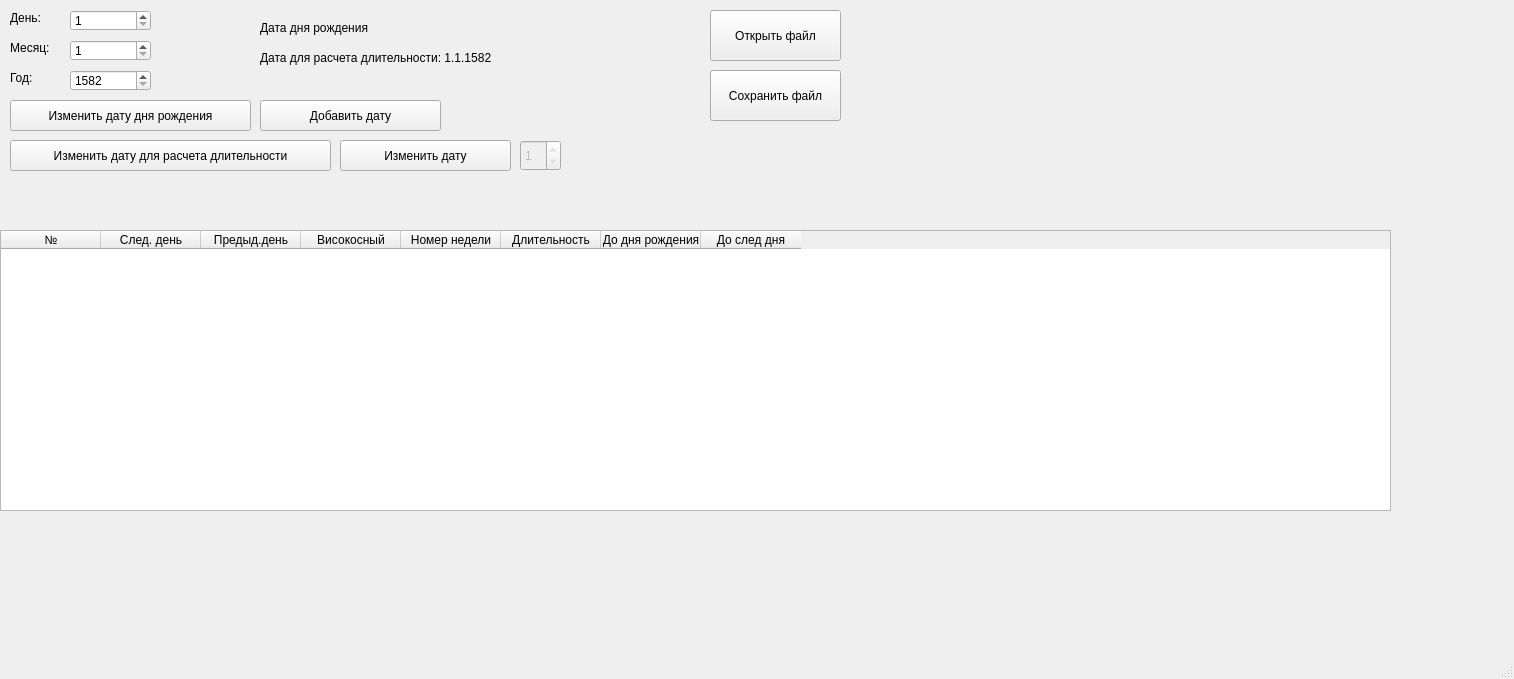
<?xml version="1.0" encoding="UTF-8"?>
<ui version="4.0">
 <class>MainWindow</class>
 <widget class="QMainWindow" name="MainWindow">
  <property name="geometry">
   <rect>
    <x>0</x>
    <y>0</y>
    <width>1514</width>
    <height>679</height>
   </rect>
  </property>
  <property name="windowTitle">
   <string>MainWindow</string>
  </property>
  <widget class="QWidget" name="centralwidget">
   <widget class="QPushButton" name="pushButton_open">
    <property name="geometry">
     <rect>
      <x>710</x>
      <y>10</y>
      <width>131</width>
      <height>51</height>
     </rect>
    </property>
    <property name="text">
     <string>Открыть файл</string>
    </property>
   </widget>
   <widget class="QPushButton" name="pushButton_save">
    <property name="geometry">
     <rect>
      <x>710</x>
      <y>70</y>
      <width>131</width>
      <height>51</height>
     </rect>
    </property>
    <property name="text">
     <string>Сохранить файл</string>
    </property>
   </widget>
   <widget class="QLabel" name="label_3">
    <property name="geometry">
     <rect>
      <x>430</x>
      <y>90</y>
      <width>641</width>
      <height>61</height>
     </rect>
    </property>
    <property name="text">
     <string/>
    </property>
   </widget>
   <widget class="QSpinBox" name="spinBox_year">
    <property name="geometry">
     <rect>
      <x>70</x>
      <y>70</y>
      <width>81</width>
      <height>21</height>
     </rect>
    </property>
    <property name="minimum">
     <number>1582</number>
    </property>
    <property name="maximum">
     <number>3000</number>
    </property>
   </widget>
   <widget class="QSpinBox" name="spinBox_month">
    <property name="geometry">
     <rect>
      <x>70</x>
      <y>40</y>
      <width>81</width>
      <height>21</height>
     </rect>
    </property>
    <property name="minimum">
     <number>1</number>
    </property>
    <property name="maximum">
     <number>12</number>
    </property>
   </widget>
   <widget class="QSpinBox" name="spinBox_day">
    <property name="geometry">
     <rect>
      <x>70</x>
      <y>10</y>
      <width>81</width>
      <height>21</height>
     </rect>
    </property>
    <property name="minimum">
     <number>1</number>
    </property>
    <property name="maximum">
     <number>31</number>
    </property>
   </widget>
   <widget class="QLabel" name="label_5">
    <property name="geometry">
     <rect>
      <x>10</x>
      <y>10</y>
      <width>49</width>
      <height>16</height>
     </rect>
    </property>
    <property name="text">
     <string>День:</string>
    </property>
   </widget>
   <widget class="QLabel" name="label_6">
    <property name="geometry">
     <rect>
      <x>10</x>
      <y>40</y>
      <width>49</width>
      <height>16</height>
     </rect>
    </property>
    <property name="text">
     <string>Месяц:</string>
    </property>
   </widget>
   <widget class="QLabel" name="label_7">
    <property name="geometry">
     <rect>
      <x>10</x>
      <y>70</y>
      <width>49</width>
      <height>16</height>
     </rect>
    </property>
    <property name="text">
     <string>Год:</string>
    </property>
   </widget>
   <widget class="QPushButton" name="pushButton_setBDay">
    <property name="geometry">
     <rect>
      <x>10</x>
      <y>100</y>
      <width>241</width>
      <height>31</height>
     </rect>
    </property>
    <property name="text">
     <string>Изменить дату дня рождения</string>
    </property>
   </widget>
   <widget class="QPushButton" name="pushButton_AddDay">
    <property name="geometry">
     <rect>
      <x>260</x>
      <y>100</y>
      <width>181</width>
      <height>31</height>
     </rect>
    </property>
    <property name="text">
     <string>Добавить дату</string>
    </property>
   </widget>
   <widget class="QPushButton" name="pushButton_ChangeDay">
    <property name="geometry">
     <rect>
      <x>340</x>
      <y>140</y>
      <width>171</width>
      <height>31</height>
     </rect>
    </property>
    <property name="text">
     <string>Изменить дату</string>
    </property>
   </widget>
   <widget class="QPushButton" name="pushButton_setDur">
    <property name="geometry">
     <rect>
      <x>10</x>
      <y>140</y>
      <width>321</width>
      <height>31</height>
     </rect>
    </property>
    <property name="text">
     <string>Изменить дату для расчета длительности</string>
    </property>
   </widget>
   <widget class="QLabel" name="label_BDate">
    <property name="geometry">
     <rect>
      <x>260</x>
      <y>20</y>
      <width>281</width>
      <height>16</height>
     </rect>
    </property>
    <property name="text">
     <string>Дата дня рождения</string>
    </property>
   </widget>
   <widget class="QLabel" name="label_Dur">
    <property name="geometry">
     <rect>
      <x>260</x>
      <y>50</y>
      <width>291</width>
      <height>16</height>
     </rect>
    </property>
    <property name="text">
     <string>Дата для расчета длительности: 1.1.1582</string>
    </property>
   </widget>
   <widget class="QTableWidget" name="tableWidget">
    <property name="geometry">
     <rect>
      <x>0</x>
      <y>230</y>
      <width>1391</width>
      <height>281</height>
     </rect>
    </property>
    <property name="sizePolicy">
     <sizepolicy hsizetype="Maximum" vsizetype="Preferred">
      <horstretch>0</horstretch>
      <verstretch>0</verstretch>
     </sizepolicy>
    </property>
    <column>
     <property name="text">
      <string>№</string>
     </property>
    </column>
    <column>
     <property name="text">
      <string>След. день</string>
     </property>
    </column>
    <column>
     <property name="text">
      <string>Предыд.день</string>
     </property>
    </column>
    <column>
     <property name="text">
      <string>Високосный</string>
     </property>
    </column>
    <column>
     <property name="text">
      <string>Номер недели</string>
     </property>
    </column>
    <column>
     <property name="text">
      <string>Длительность</string>
     </property>
    </column>
    <column>
     <property name="text">
      <string>До дня рождения</string>
     </property>
    </column>
    <column>
     <property name="text">
      <string>До след дня</string>
     </property>
    </column>
   </widget>
   <widget class="QSpinBox" name="spinBox_change">
    <property name="enabled">
     <bool>false</bool>
    </property>
    <property name="geometry">
     <rect>
      <x>520</x>
      <y>140</y>
      <width>41</width>
      <height>31</height>
     </rect>
    </property>
    <property name="minimum">
     <number>1</number>
    </property>
    <property name="maximum">
     <number>1</number>
    </property>
   </widget>
  </widget>
  <widget class="QMenuBar" name="menubar">
   <property name="geometry">
    <rect>
     <x>0</x>
     <y>0</y>
     <width>1514</width>
     <height>22</height>
    </rect>
   </property>
  </widget>
  <widget class="QStatusBar" name="statusbar"/>
 </widget>
 <resources/>
 <connections/>
</ui>
